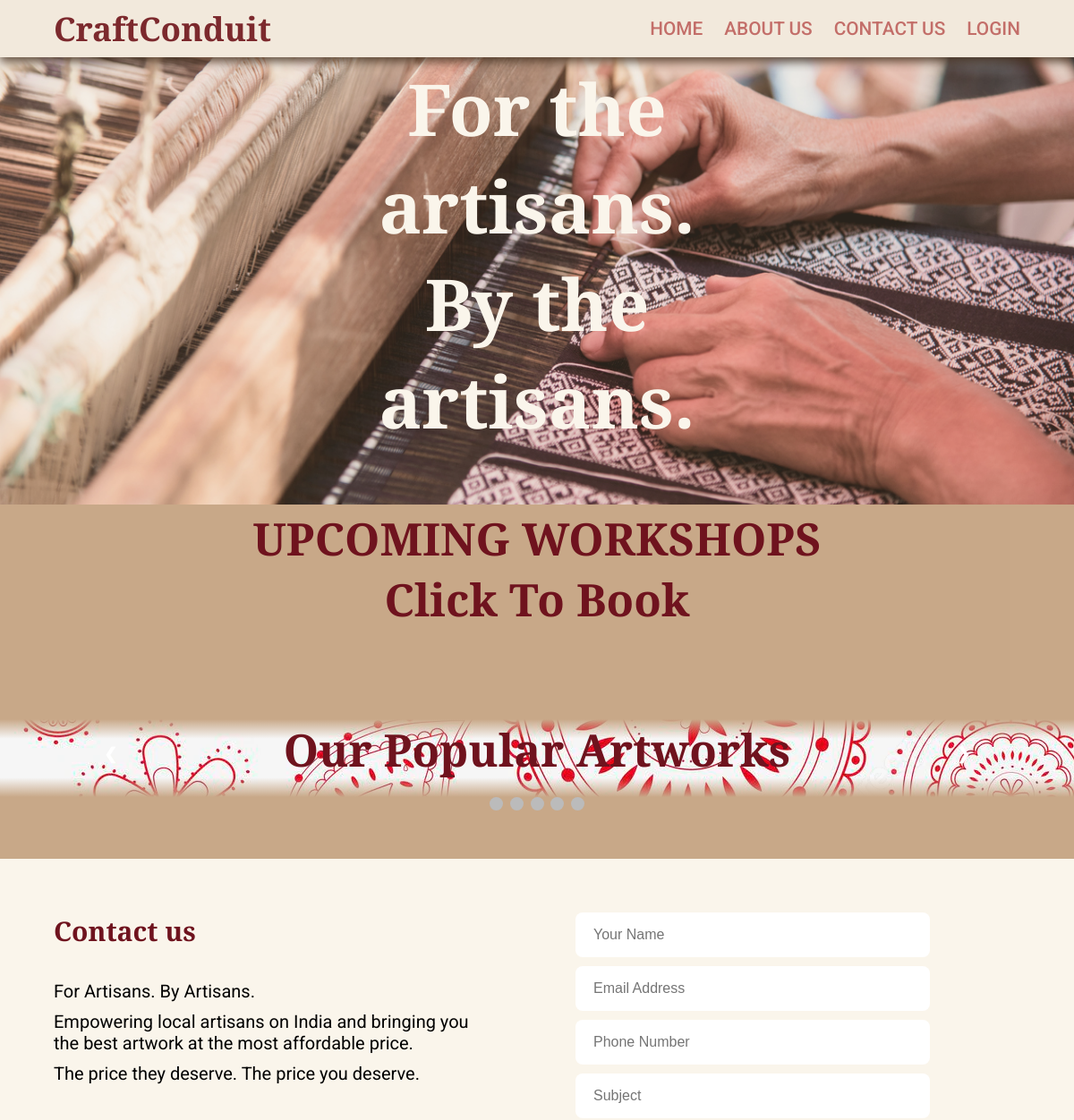
Before: / (upper part) with the older database file.
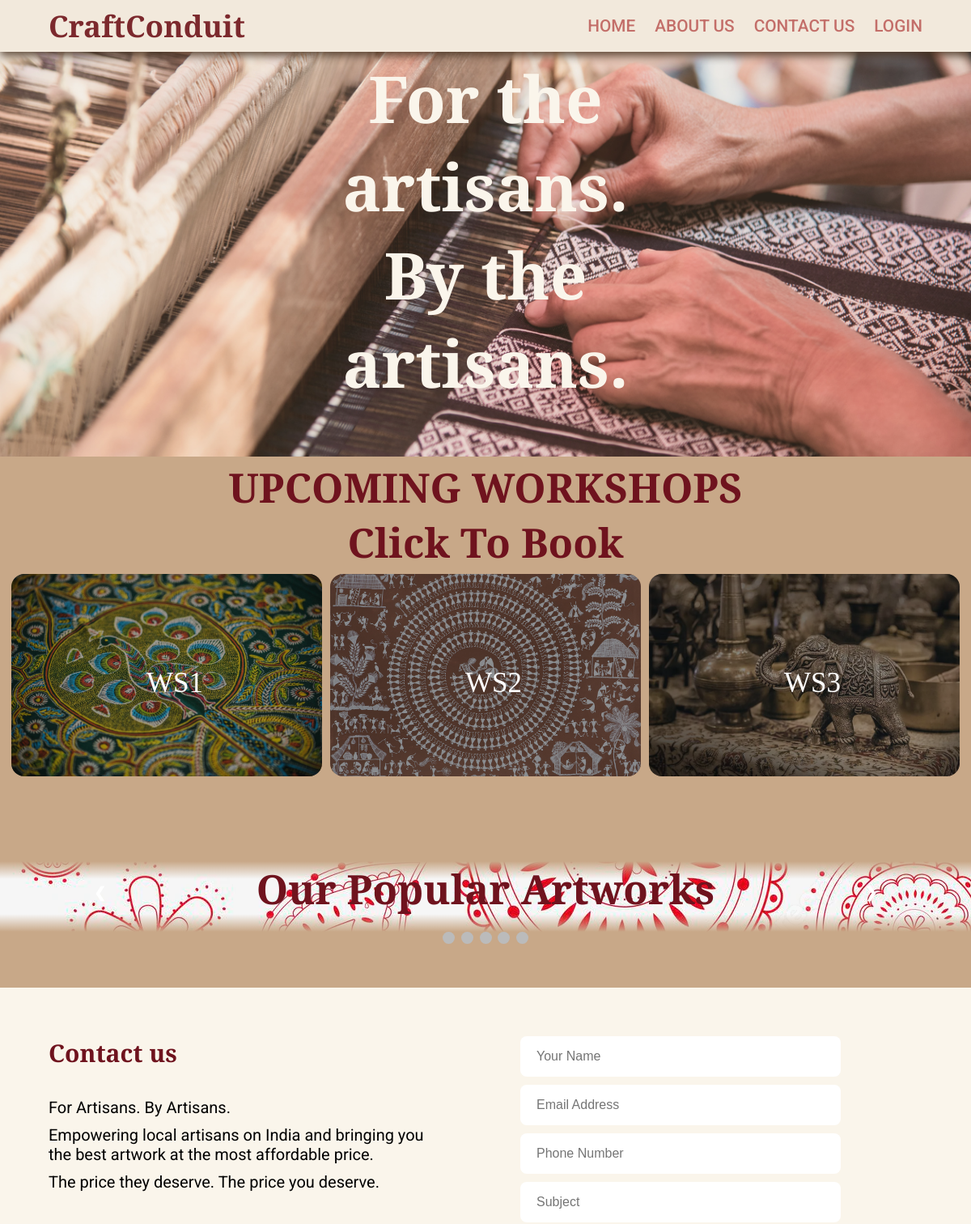
After: the same page with the newer database file.
### grid/models.py (models this page shows, shortened)
class workshop(models.Model):
    wname = models.CharField(max_length=122)
    wid = models.CharField(max_length=122)
    wimage = models.ImageField(upload_to='workshop/')
    wabout = models.CharField(max_length=122)
    wrange=models.CharField(max_length=122, default='',null=True, blank=True)
    wcity = models.CharField(max_length=122)
    wdatetime = models.CharField(max_length=122)

### grid/views.py (the view, shortened to what this page needs)
# urls.py: path('',views.home,name='home'),
def home(request):
    wsdata=workshop.objects.filter()
    print(request.POST.get('workshop_name'))
    if(request.user.is_anonymous):
        cont={
            'loggedin':False,
            'wsdata':wsdata
        }
        return render(request,'home.html',cont)
    elif(request.POST.get('workshop_name')):
        wname=request.POST.get('workshop_name')
        wid=request.POST.get('workshop_id')
        book=workshopbook(wname=wname,wid=wid,pid=request.user)
        book.save()

### template/home.html (shortened to what this page needs)
{% load static  %}
<!DOCTYPE html>
<html>
    <head>
        <link rel="stylesheet" href="{% static 'home.css' %}" />
    </head>
    <body>
        <nav class="navbar">
            <div class="navbar-container container">
                <ul class="menu-items">
                    <li><a href="">HOME</a></li>
                    <li><a href="#">ABOUT US</a></li>
                    <li><a href="#contact">CONTACT US</a></li>
                    {% if not loggedin %}
                    <li><a href="login">LOGIN</a></li>
                    {% endif %}
                </ul>
                <h1 class="logo">CraftConduit</h1>
            </div>
        </nav>
        <div class="home_con">
            <img class="home_im1" src="{% static 'home1.jpg' %}" alt="Artisan Photo">
            <h1 class="head_img">For the artisans. <br> By the artisans.</h1>
        </div>
        <h1 class="slidesh1"> UPCOMING WORKSHOPS</h1>
        <h2 class="slidesh1"> Click To Book</h2>
        <div class="workcontainer">
          <div class="row">
           <div class="col-lg-12">
              <div class="featuredPropBox">
               <ul>
                {% for ws in wsdata %}
                  <li><form method="POST" id='{{ws.wname}}' action="wsbook"> <a href="#" onclick="document.getElementById('{{ws.wname}}').submit(); return false;">
                    <div class="fphead">{{ws.wname}}</div>
                    </a></form> </li>
                    {% endfor %}
                </ul>
             </div>
            </div>
         </div>
        </div>
        <div class="slidebg">
        <div class="fade">
        <div class="slideshow-container">
            <h1 class="slidesh1"> Our Popular Artworks</h1>
            <a class="prev" onclick="plusSlides(-1)">&#10094;</a>
            <a class="next" onclick="plusSlides(1)">&#10095;</a>
          </div>
          <br>
          </div>
        </div>
          <div style="text-align:center">
            <span class="dot" onclick="currentSlide(1)"></span>
            <span class="dot" onclick="currentSlide(2)"></span>
            <span class="dot" onclick="currentSlide(3)"></span>
            <span class="dot" onclick="currentSlide(4)"></span>
            <span class="dot" onclick="currentSlide(5)"></span>
          </div>
          <section class="contact-sec sec-pad">
            <div class="container">
              <div class="contactrow">
                <div class="col-md-6">
                  <div class="contact-detail">
                    <h1 class="contacth1">Contact us</h1>
                    <ul class="contact-ul">
                      <li>For Artisans. By Artisans.</li>
                                  <li> Empowering local artisans on India and bringing you the best artwork at the most affordable price.</li>
                                  <li>The price they deserve. The price you deserve.</li>
                    </ul>
                    </div>
                    </div>
                <div class="form1">
                  <form action="#" class="contFrm" method="POST">
                    <div class="row">
                      <div class="col">
                        <input type="text" name="name" placeholder="Your Name" class="inptFld" required />
                      </div>
                      <div class="col-sm-6">
                        <input type="email" name="email" placeholder="Email Address" class="inptFld" required />
                      </div>
                      <div class="col-sm-6">
                        <input type="tel" name="phone" placeholder="Phone Number" class="inptFld" required />
                      </div>
                      <div class="col-sm-6">
                        <input type="text" name="sub" placeholder="Subject" class="inptFld" required />
                      </div>
                    </div>
                  </form>
                </div>
              </div>
            </div>
          </section>
    </body>
</html>

### static/home.css (style rules this page uses)
:root { --brown: #493423; --maroon: #6f131e; --carrot: #c26464; --cream: #faf5eb; --dark: #040E1E; --sand: #c8a888; --golden: #BCA401; --pink: #F0BD8E; }
*, *::after, *::before { box-sizing: border-box; padding: 0; margin: 0; }
body { background: var(--sand); background-repeat: no-repeat; background-size: cover; width: 100%; height: 100%; background-attachment: fixed; }
.logo { font-family: 'Bree Serif', serif; color: var(--maroon); }
.container { max-width: 1200px; width: 90%; margin: auto; }
.navbar { box-shadow: 0px 5px 10px 0px var(--brown); position: fixed; width: 100%; background: var(--cream); color: var(--maroon); opacity: 0.85; z-index: 100; }
.navbar-container { display: flex; justify-content: space-between; height: 64px; align-items: center; }
.menu-items { order: 2; display: flex; }
.logo { order: 1; font-size: 2.3rem; }
.menu-items li { list-style: none; margin-left: 1.5rem; font-size: 1.3rem; }
.navbar a { color: var(--carrot); text-decoration: none; font-weight: 500; transition: color 0.3s ease-in-out; font-family: 'Roboto', serif; }
* { box-sizing:border-box }
.fade { background-image: linear-gradient(to bottom,rgb(200, 168, 136, 1),rgb(9, 19, 53,0),rgb(9, 19, 53,0), rgb(9, 19, 53,0),rgb(200, 168, 136, 1)); }
.slidebg { background-image: url('background.webp'); }
.slideshow-container { max-width: 1000px; position: relative; margin: auto; margin-top: 100px; }
.prev, .next { cursor: pointer; position: absolute; top: 50%; width: auto; margin-top: -22px; padding: 16px; color: white; font-weight: bold; font-size: 18px; transition: 0.6s ease; border-radius: 0 3px 3px 0; user-select: none; }
.next { right: 0; border-radius: 3px 0 0 3px; }
.slidesh1 { font-size: 50px; display: flex; justify-content: center; text-align: center; font-family: 'Bree Serif', serif; color: var(--maroon); }
.dot { cursor: pointer; height: 15px; width: 15px; margin: 0 2px; background-color: #bbb; border-radius: 50%; display: inline-block; transition: background-color 0.6s ease; }
.fade { animation-name: fade; animation-duration: 1.5s; }
body { font-family: 'Roboto', sans-serif; }
.featuredPropBox ul { display: flex; flex-wrap: wrap; justify-content: center; list-style: outside none none; padding: 0; }
.featuredPropBox ul li { background-size: cover; border-radius: 1rem; background-position: 50% 50%; background-repeat: no-repeat; display: block; height: 250px; margin: 5px; width: 32%; position: relative; transition: all 0.3s; cursor: pointer; }
.featuredPropBox ul li:after { position: absolute; border-radius: 1rem; content: ""; width: 100%; height: 100%; left: 0; top: 0; background-color: rgba(22, 22, 22, 0.4); transition: all 0.3s; }
.featuredPropBox ul li:nth-child(1) { background-image: url('rogan.jpeg'); }
.featuredPropBox ul li:nth-child(2) { background-image: url('WORLI.jpg'); }
.featuredPropBox ul li:nth-child(3) { background-image: url('kalarambh.webp'); }
.featuredPropBox ul li .fphead { font-family: 'Bree Serif', serif; color: white; font-size: 35px; text-align: center; text-transform: uppercase; left: 50%; position: absolute; top: 50%; transform: translate(-50%, -50%); z-index: 1; margin: 10px; margin-right:-10px; transition: all 0.3s; justify-content: center; align-items: center; }
.contacth1 { position: relative; font-size: 30px; font-family: 'Bree Serif', serif; color: var(--maroon); margin: 0 0 35px; }
.contactrow { display: flex; flex-direction:row; }
.contact-detail { width: 100%; height: 100vh; text-align: left; }
.form1 { width: 100%; height: 100vh; }
ul { list-style: none; }
input { overflow: hidden; }
.sec-pad { padding: 60px 0 0; margin: 50px 0; }
.contact-sec { display:flex; flex-direction:column; align-items: center; display: flex; background-color: var(--cream); }
.contact-sec .contact-ul li, .contact-ul b { font-size: 20px; margin: 10px 0; font-family: "Roboto", sans-serif; word-wrap: break-word; }
form.contFrm { max-width: 396px; margin: auto; }
.inptFld { width: 100%; height: 50px; border: 0; margin: 0 0 10px; border-radius: 8px; padding: 0 20px; font-size: 16px; color: #000; }
.home_con { position: relative; text-align: center; }
.home_im1 { width: 100%; height: 500px; margin-top: 64px; object-fit: cover; opacity: 0.8; }
.head_img { font-family: 'Bree Serif', serif; font-size: 80px; color: var(--cream); position: absolute; top: 50%; left: 50%; transform: translate(-50%, -50%); }

Changed rows visible on the page:
added workshop: wname "WS1"
added workshop: wname "WS2"
added workshop: wname "WS3"
